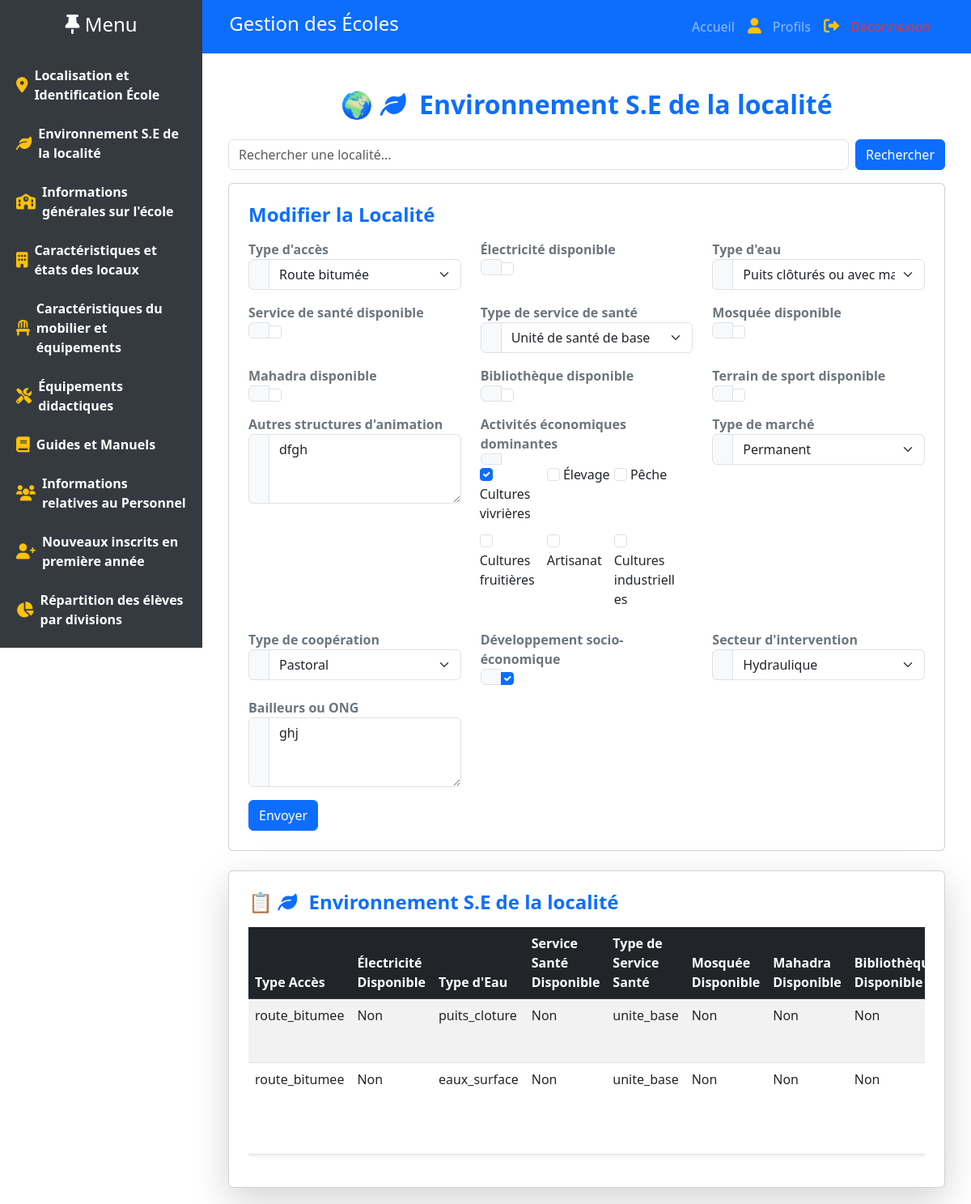
Screenshot of /localites/1/ with the database file from the repository.
### app/models.py (models this page shows, shortened)
class LocaliteRurale(models.Model):
    type_acces = models.CharField(max_length=100, choices=[
        ('route_goudronnee', 'Route goudronnée'),
        ('route_bitumee', 'Route bitumée'),
        ('accessible_tous_vehicules', 'Piste accessible à tous véhicules'),
        ('vehicule_tout_terrain', 'Piste accessible véhicule tout terrain'),
        ('uniquement_pied', 'Accessible uniquement à pied'),
        ('autre', 'Autre accès (à préciser)')
    ])
    electricite_disponible = models.BooleanField()
    type_eau = models.CharField(max_length=100, choices=[
        ('robinets', 'Robinets'),
        ('puits_cloture', 'Puits clôturés ou avec margelle'),
        ('puits_non_cloture', 'Puits non clôturés sans margelle'),
        ('citerne', 'Citerne'),
        ('eaux_surface', 'Fleuve, mare, marigot'),
        ('forage', 'Forage')
    ])
    service_sante_disponible = models.BooleanField()
    type_service_sante = models.CharField(max_length=100, choices=[
        ('poste', 'Poste de santé'),
        ('unite_base', 'Unité de santé de base'),
        ('autres', 'Autres services de santé')
    ], null=True, blank=True)
    mosquee_disponible = models.BooleanField()
    mahadra_disponible = models.BooleanField()
    bibliotheque_disponible = models.BooleanField()
    terrain_sport_disponible = models.BooleanField()
    autres_structures_animation = models.TextField(null=True, blank=True)
    activites_dominantes = models.ManyToManyField(
        'Activite',  # Modèle pour stocker les activités
        related_name="localites",
        help_text="Sélectionnez jusqu'à trois activités économiques dominantes."
    )
    type_marche = models.CharField(max_length=100, choices=[
        ('permanent', 'Permanent'),
        ('hebdomadaire', 'Hebdomadaire'),
        ('absent', 'Pas de marché')
    ])
    type_de_coperation = models.CharField(max_length=100, choices=[
        ('agricole', 'Agricole'),
        ('pastoral', 'Pastoral'),
        ('artisanal', 'Artisanal'),
        ('autre', 'Autres')
    ])
    developpe_socio_économique = models.BooleanField()
    secteur_intervention = models.CharField(max_length=100, choices=[
        ('agricole', 'Agricole'),
        ('pastoral', 'Pastoral'),
        ('hydraulique', 'Hydraulique'),
        ('sante', 'Santé'),
        ('educatif', 'Éducatif'),
        ('artisanal', 'Artisanal'),
    ], null=True, blank=True)
    bailleurs_ong = models.TextField(null=True, blank=True)

### app/views.py (the view)
# urls.py: path('localites/', gestion_localites, name='gestion_localites'),
def gestion_localites(request, pk=None):
    localite = get_object_or_404(LocaliteRurale, pk=pk) if pk else None
    query = request.GET.get('q', '')
    if query:
        localites = LocaliteRurale.objects.filter(type_acces__icontains=query)
    else:
        localites = LocaliteRurale.objects.all()
    if request.method == "POST":
        form = LocaliteRuraleForm(request.POST, instance=localite)
        if form.is_valid():
            form.save()
            messages.success(request, "Localité enregistrée avec succès !")
            return redirect('gestion_localites')
    else:
        form = LocaliteRuraleForm(instance=localite)
    return render(request, 'app/localites.html', {
        'form': form,
        'localites': localites,
        'localite': localite,
        'query': query
    })

### app/models.py (called while the page is built)
    def __str__(self):
        return self.get_nom_display()

### app/templates/app/localites.html (shortened to what this page needs)
{% extends 'base.html' %}
{% block content %}
<div class="container mt-4">
    <h2 class="text-center text-primary fw-bold mb-4">🌍 <i class="fas fa-leaf me-2"></i> Environnement S.E de la localité</h2>
    <form method="GET" class="mb-3 d-flex">
        <input type="text" name="q" class="form-control me-2" placeholder="Rechercher une localité..." value="{{ query }}">
        <button type="submit" class="btn btn-primary">Rechercher</button>
    </form>
    <div class="card p-4 mb-4">
        <h4 class="fw-bold text-primary mb-3">
            {% if localite %} Modifier la Localité {% else %} Ajouter une Localité {% endif %}
        </h4>
        <form method="post">
            <div class="row">
                {% for field in form %}
                    <div class="col-md-4 col-sm-6 mb-3">
                        <label class="fw-bold text-secondary">{{ field.label }}</label>
                        <div class="input-group">
                            <span class="input-group-text bg-light text-muted"></span>
                            {% if field.name == 'activites_dominantes' %}
                                <div class="checkbox-group">
                                    {% for checkbox in field %}
                                        <div class="checkbox-item">
                                            {{ checkbox.tag }} {{ checkbox.choice_label }}
                                        </div>
                                    {% endfor %}
                                </div>
                            {% else %}
                                {{ field }}
                            {% endif %}
                        </div>
                    </div>
                {% endfor %}
            </div>
            <button type="submit" class="btn btn-primary">Envoyer</button>
        </form>
    </div>
    <div class="card p-4 shadow-lg">
        <h4 class="text-primary fw-bold mb-3">📋 <i class="fas fa-leaf me-2"></i> Environnement S.E de la localité</h4>
        <div class="table-responsive">
            <table class="table table-striped table-hover shadow-sm">
            <thead class="table-dark text-white">
                <tr>
                    <th>Type Accès</th>
                    <th>Électricité Disponible</th>
                    <th>Type d'Eau</th>
                    <th>Service Santé Disponible</th>
                    <th>Type de Service Santé</th>
                    <th>Mosquée Disponible</th>
                    <th>Mahadra Disponible</th>
                    <th>Bibliothèque Disponible</th>
                </tr>
            </thead>
            <tbody>
                {% for item in localites %}
                <tr>
                    <td>{{ item.type_acces }}</td>
                    <td>{{ item.electricite_disponible|yesno:"Oui,Non" }}</td>
                    <td>{{ item.type_eau }}</td>
                    <td>{{ item.service_sante_disponible|yesno:"Oui,Non" }}</td>
                    <td>{{ item.type_service_sante }}</td>
                    <td>{{ item.mosquee_disponible|yesno:"Oui,Non" }}</td>
                    <td>{{ item.mahadra_disponible|yesno:"Oui,Non" }}</td>
                    <td>{{ item.bibliotheque_disponible|yesno:"Oui,Non" }}</td>
                </tr>
                {% empty %}
                <tr>
                    <td colspan="5" class="text-center">Aucune localité trouvée.</td>
                </tr>
                {% endfor %}
            </tbody>
        </table>
    </div>
</div>
{% endblock %}

### static/images/css/style.css (style rules this page uses)
body { font-family: 'Poppins', sans-serif; background-color: #f8f9fa; }
.container { margin-left: 320px; }

### app/templates/app/localites.html (style rules this page uses)
.checkbox-group { display: flex; flex-wrap: wrap; }
.checkbox-item { width: 30%; margin-right: 1.5%; margin-bottom: 10px; }
.checkbox-item:nth-child(3n) { margin-right: 0; }

### rows the page displays
LocaliteRurale: form "Route bitumée" "Puits clôturés ou avec margelle" "Unité de santé de base" "dfgh" "Permanent" "Pastoral" "☑" "Hydraulique" "ghj", type_acces "route_bitumee", electricite_disponible "Non", type_eau "puits_cloture", service_sante_disponible "Non", type_service_sante "unite_base", mosquee_disponible "Non", mahadra_disponible "Non", bibliotheque_disponible "Non"
LocaliteRurale: type_acces "route_bitumee", electricite_disponible "Non", type_eau "eaux_surface", service_sante_disponible "Non", type_service_sante "unite_base", mosquee_disponible "Non", mahadra_disponible "Non", bibliotheque_disponible "Non"

### other values shown
{{ field.label }} "Type d'accès" "Électricité disponible" "Type d'eau" "Service de santé disponible" "Type de service de santé" "Mosquée disponible" "Mahadra disponible" "Bibliothèque disponible" "Terrain de sport disponible" "Autres structures d'animation" "Activités économiques dominantes" "Type de marché" "Type de coopération" "Développement socio-économique" "Secteur d'intervention" "Bailleurs ou ONG"
{{ checkbox.choice_label }} "Cultures vivrières" "Élevage" "Pêche" "Cultures fruitières" "Artisanat" "Cultures industrielles"
